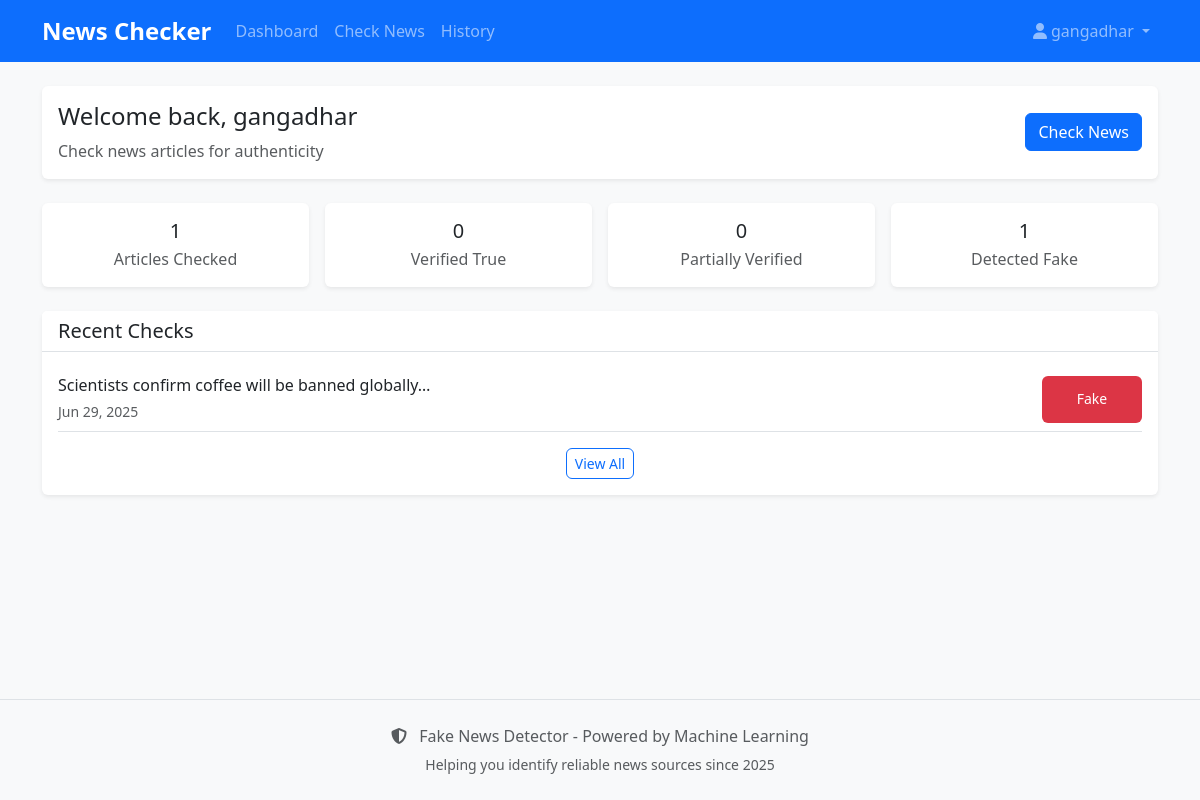
/dashboard/ (signed in), run on an earlier commit of the app's database.
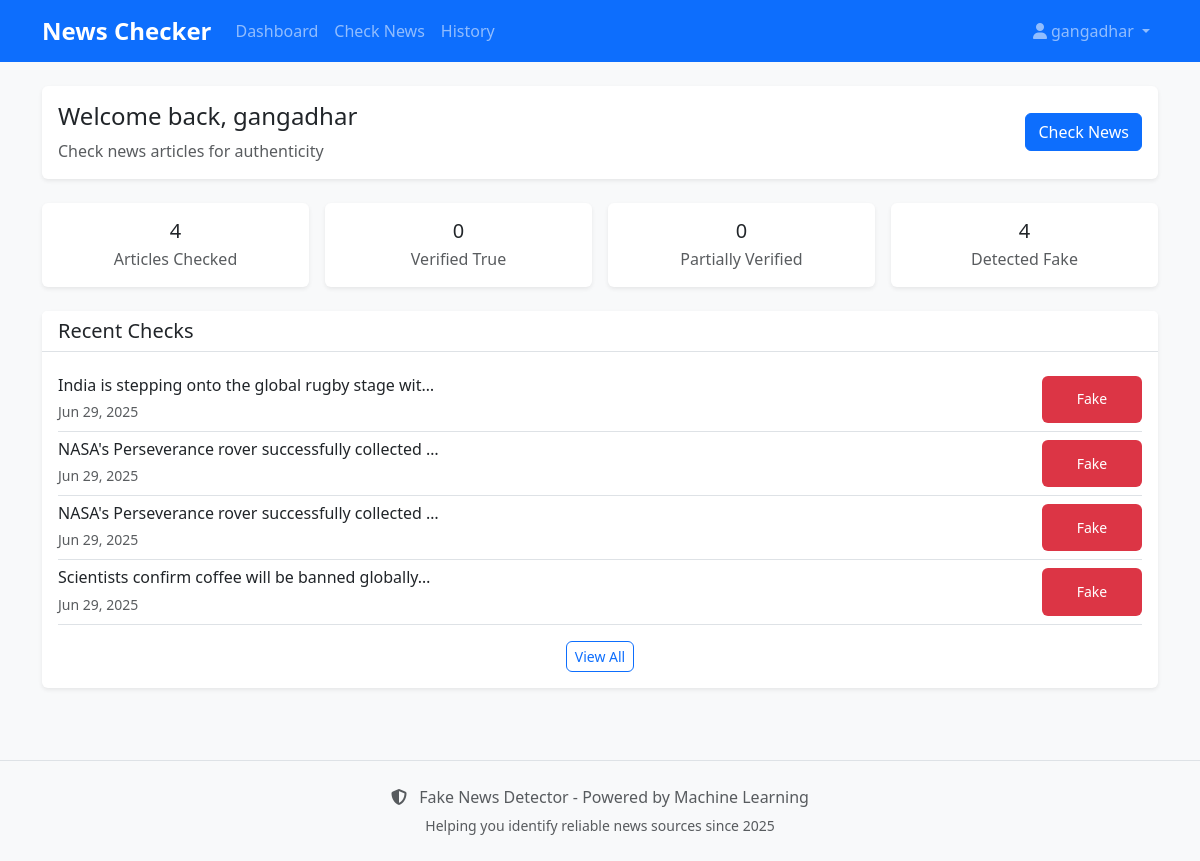
And on a later commit of the database.
### verifier/models.py (models this page shows, shortened)
class VerificationResult(models.Model):
    PREDICTION_CHOICES = [
        ('True', 'True News'),
        ('Fake', 'Fake News'),
        ('Partially True', 'Partially True'),
    ]
    CATEGORY_CHOICES = [
        ('Politics', 'Politics'),
        ('Technology', 'Technology'),
        ('Health', 'Health'),
        ('Sports', 'Sports'),
        ('Entertainment', 'Entertainment'),
        ('Business', 'Business'),
        ('Science', 'Science'),
        ('Other', 'Other'),
    ]
    user = models.ForeignKey(User, on_delete=models.CASCADE)
    title = models.CharField(max_length=500)
    content = models.TextField()
    prediction = models.CharField(max_length=20, choices=PREDICTION_CHOICES)
    confidence = models.FloatField(default=0.0)
    category = models.CharField(max_length=20, choices=CATEGORY_CHOICES, default='Other')
    created_at = models.DateTimeField(auto_now_add=True)
    is_bookmarked = models.BooleanField(default=False)
    class Meta:
        ordering = ['-created_at']

### dashboard/views.py (the view)
# urls.py: path('', views.dashboard, name='dashboard'),
@login_required
def dashboard(request):
    user = request.user
    total_checks = VerificationResult.objects.filter(user=user).count()
    true_news_count = VerificationResult.objects.filter(user=user, prediction='True').count()
    fake_news_count = VerificationResult.objects.filter(user=user, prediction='Fake').count()
    partially_true_count = VerificationResult.objects.filter(user=user, prediction='Partially True').count()
    bookmarked_count = VerificationResult.objects.filter(user=user, is_bookmarked=True).count()
    recent_checks = VerificationResult.objects.filter(user=user)[:5]
    trending_topics = get_trending_topics()
    week_ago = datetime.now() - timedelta(days=7)
    weekly_checks = VerificationResult.objects.filter(
        user=user,
        created_at__gte=week_ago
    ).count()
    category_stats = VerificationResult.objects.filter(user=user).values('category').annotate(
        count=Count('category')
    ).order_by('-count')[:5]
    monthly_data = []
    for i in range(6):
        month_start = datetime.now().replace(day=1) - timedelta(days=30*i)
        month_end = month_start + timedelta(days=31)
        month_checks = VerificationResult.objects.filter(
            user=user,
            created_at__gte=month_start,
            created_at__lt=month_end
        ).count()
        monthly_data.append({
            'month': month_start.strftime('%b %Y'),
            'checks': month_checks
        })
    monthly_data.reverse()  # Show chronological order
    last_week_start = week_ago - timedelta(days=7)
    this_week_true = VerificationResult.objects.filter(
        user=user,
        created_at__gte=week_ago,
        prediction='True'
    ).count()
    last_week_true = VerificationResult.objects.filter(
        user=user,
        created_at__gte=last_week_start,
        created_at__lt=week_ago,
        prediction='True'
    ).count()
    context = {
        'user': user,
        'total_checks': total_checks,
        'true_news_count': true_news_count,
        'fake_news_count': fake_news_count,
        'partially_true_count': partially_true_count,
        'bookmarked_count': bookmarked_count,
        'recent_checks': recent_checks,
        'trending_topics': trending_topics,
        'weekly_checks': weekly_checks,
        'category_stats': category_stats,
        'monthly_data': monthly_data,
        'this_week_true': this_week_true,
        'last_week_true': last_week_true,
    }
    return render(request, 'dashboard/dashboard.html', context)

### verifier/views.py (called while the page is built, shortened)
def get_trending_topics():
    topics = TrendingTopic.objects.all()[:10]
    return topics

### templates/dashboard/dashboard.html (shortened to what this page needs)
{% extends 'base.html' %}
{% load static %}
{% block content %}
<div class="row mb-4">
    <div class="col-12">
        <div class="card">
            <div class="card-body">
                <div class="row align-items-center">
                    <div class="col-md-8">
                        <h1 class="h4 mb-2">
                            Welcome back, {{ user.first_name|default:user.username }}
                        </h1>
                        <p class="mb-0 text-muted">
                            Check news articles for authenticity
                        </p>
                    </div>
                    <div class="col-md-4 text-md-end">
                        <a href="{% url 'verifier:verify' %}" class="btn btn-primary">
                            Check News
                        </a>
                    </div>
                </div>
            </div>
        </div>
    </div>
</div>
<div class="row row-cols-1 row-cols-sm-2 row-cols-md-4 g-3 mb-4">
    <div class="col">
        <div class="card text-center h-100">
            <div class="card-body">
                <h3 class="h5 mb-1">{{ total_checks }}</h3>
                <p class="text-muted mb-0">Articles Checked</p>
            </div>
        </div>
    </div>
    <div class="col">
        <div class="card text-center h-100">
            <div class="card-body">
                <h3 class="h5 mb-1">{{ true_news_count }}</h3>
                <p class="text-muted mb-0">Verified True</p>
            </div>
        </div>
    </div>
    <div class="col">
        <div class="card text-center h-100">
            <div class="card-body">
                <h3 class="h5 mb-1">{{ partially_true_count }}</h3>
                <p class="text-muted mb-0">Partially Verified</p>
            </div>
        </div>
    </div>
    <div class="col">
        <div class="card text-center h-100">
            <div class="card-body">
                <h3 class="h5 mb-1">{{ fake_news_count }}</h3>
                <p class="text-muted mb-0">Detected Fake</p>
            </div>
        </div>
    </div>
</div>
<div class="row">
    <div class="col-12">
        <div class="card">
            <div class="card-header">
                <h5 class="card-title mb-0">Recent Checks</h5>
            </div>
            <div class="card-body">
                {% if recent_checks %}
                    {% for check in recent_checks|slice:":5" %}
                        <div class="border-bottom py-2">
                            <div class="d-flex justify-content-between">
                                <div>
                                    <h6 class="mb-1">{{ check.title|default:"(Untitled)"|truncatechars:50 }}</h6>
                                    <small class="text-muted">{{ check.created_at|default:"Unknown Date"|date:"M d, Y" }}</small>
                                </div>
                                <span class="badge d-flex align-items-center justify-content-center
                                    {% if check.prediction == 'True' %}bg-success
                                    {% elif check.prediction == 'Fake' %}bg-danger
                                    {% else %}bg-warning{% endif %}" style="min-width: 100px;font-size: 14px;;">
                                    {{ check.prediction }}
                                </span>
                            </div>
                        </div>
                    {% endfor %}
                    <div class="text-center mt-3">
                        <a href="{% url 'verifier:history' %}" class="btn btn-sm btn-outline-primary">View All</a>
                    </div>
                {% else %}
                    <div class="text-center py-4">
                        <p class="text-muted mb-3">No articles checked yet</p>
                        <a href="{% url 'verifier:verify' %}" class="btn btn-primary">Check Your First Article</a>
                    </div>
                {% endif %}
            </div>
        </div>
    </div>
</div>
{% endblock %}

What changed in the data, as far as the page shows it:
added VerificationResult: title "India is stepping onto the global rugby stage wit…", created_at "Jun 29, 2025", prediction "Fake"
added VerificationResult: title "NASA's Perseverance rover successfully collected …", created_at "Jun 29, 2025", prediction "Fake"
added VerificationResult: title "NASA's Perseverance rover successfully collected …", created_at "Jun 29, 2025", prediction "Fake"
Also different on the page:
{{ total_checks }}: "1" → "4"
{{ fake_news_count }}: "1" → "4"
